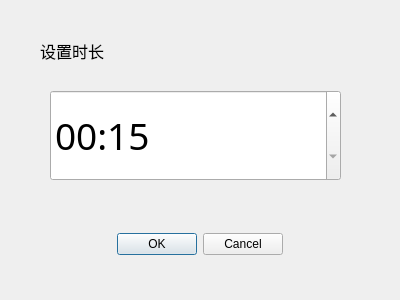
<?xml version="1.0" encoding="UTF-8"?>
<ui version="4.0">
 <class>timerDialog</class>
 <widget class="QDialog" name="timerDialog">
  <property name="geometry">
   <rect>
    <x>0</x>
    <y>0</y>
    <width>400</width>
    <height>300</height>
   </rect>
  </property>
  <property name="windowTitle">
   <string>TimerDialog</string>
  </property>
  <widget class="QTimeEdit" name="settimeEdit">
   <property name="geometry">
    <rect>
     <x>50</x>
     <y>90</y>
     <width>291</width>
     <height>91</height>
    </rect>
   </property>
   <property name="font">
    <font>
     <family>AcadEref</family>
     <pointsize>28</pointsize>
    </font>
   </property>
   <property name="displayFormat">
    <string>mm:ss</string>
   </property>
   <property name="time">
    <time>
     <hour>0</hour>
     <minute>0</minute>
     <second>15</second>
    </time>
   </property>
  </widget>
  <widget class="QLabel" name="label">
   <property name="geometry">
    <rect>
     <x>40</x>
     <y>30</y>
     <width>101</width>
     <height>41</height>
    </rect>
   </property>
   <property name="font">
    <font>
     <family>AcadEref</family>
     <pointsize>12</pointsize>
    </font>
   </property>
   <property name="text">
    <string>设置时长</string>
   </property>
  </widget>
  <widget class="QDialogButtonBox" name="buttonBox">
   <property name="geometry">
    <rect>
     <x>90</x>
     <y>230</y>
     <width>193</width>
     <height>28</height>
    </rect>
   </property>
   <property name="standardButtons">
    <set>QDialogButtonBox::Cancel|QDialogButtonBox::Ok</set>
   </property>
  </widget>
 </widget>
 <resources/>
 <connections/>
</ui>
